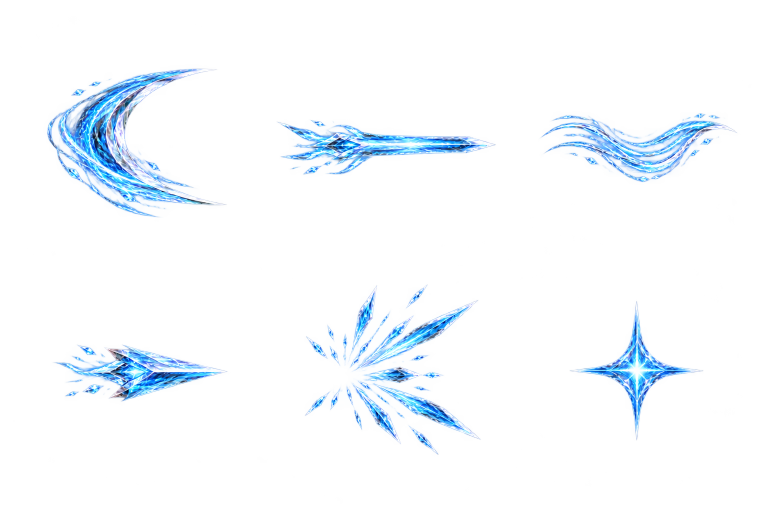
#> input picture Skill/Basic/Kiem-v2.png, 1536 x 1024 px (shown at 1/2 size); its folder holds 4 pictures in this run
$ python build_basic_effects.py
#> lines starting #> are read from the running program, lines starting #| are printed output that depends on the picture; after the words box and inside, x2 and y2 are one past the last pixel; in counts of white or black regions, pixels touching at a corner belong together
"""Measure transparent atlas gutters and record intact parts; never edit the PNGs."""
import json
from pathlib import Path
from PIL import Image
ROOT=Path(__file__).resolve().parents[1]
def gutter(values,expected,radius):
    low=max(1,int(expected-radius));high=min(len(values)-1,int(expected+radius))
    best=min(values[low:high]);candidates=[i for i in range(low,high) if values[i]==best]
    return min(candidates,key=lambda i:abs(i-expected))

result=[]
for name in ('Kiem','Liem','Thuong','Quat'):
    file='Skill/Basic/'+name+'-v2.png';image=Image.open(ROOT/file);alpha=image.getchannel('A');w,h=image.size
#> further down, image is the input picture: PIL image 1536x1024 RGBA; mean R, G, B, A 48.3, 69.6, 91.8, 18.7
#> after `alpha = image.getchannel('A')`:
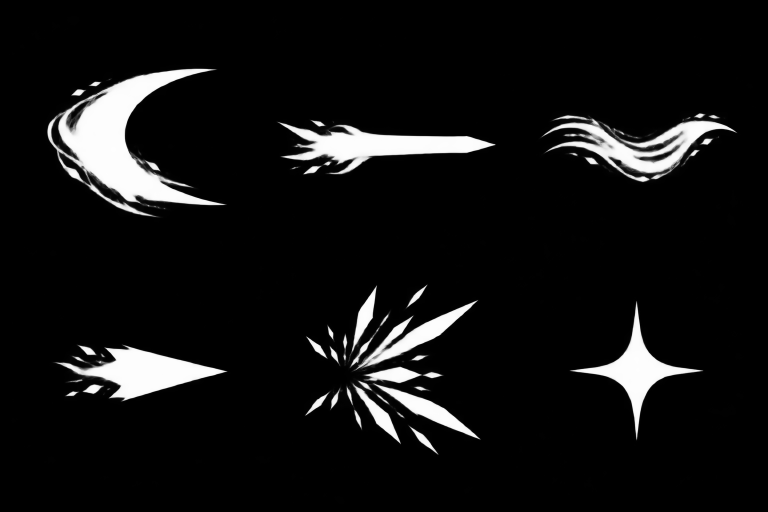
#> alpha: PIL image 1536x1024 L (shown at 1/2 size); min 0, max 254, mean 18.7
#> after `w, h = image.size`: w = 1536; h = 1024
    solid=alpha.point(lambda a:255 if a>=50 else 0)
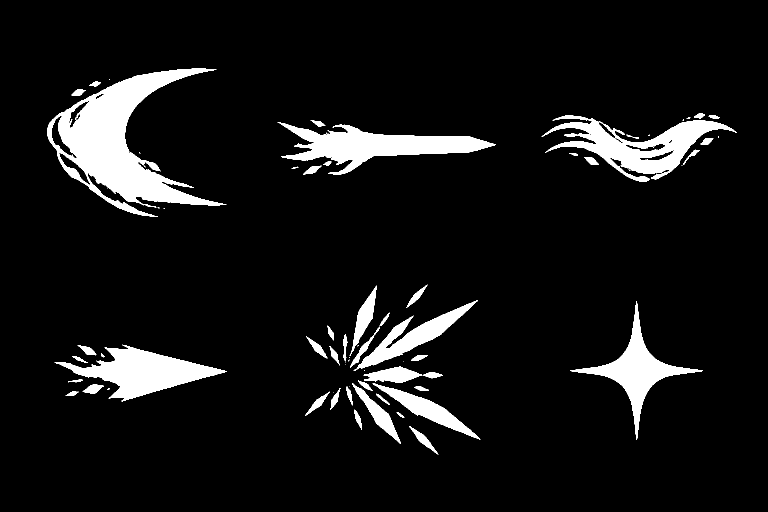
#> solid: PIL image 1536x1024 L (shown at 1/2 size); 8.1% white; 79 white regions (32 under 20 px), largest, box (x1, y1, x2, y2) and area: (95, 137, 453, 434) 36544, (555, 244, 991, 349) 17468, (1083, 230, 1474, 364) 17061
    row_counts=[sum(solid.crop((0,y,w,y+1)).tobytes()) for y in range(h)]
#> row_counts = 1024 values, max 198900 at index 288, min 0 at index 0, mean 31606.1
    middle=gutter(row_counts,h/2,h*.09);parts=[]
#> in gutter, `high = min(len(values) - 1, int(expected + radius))`: high = 604
#> in gutter, `best = min(values[low:high])`: best = 0
#> in gutter, `candidates = [i for i in range(low, high) if values[i] == best]`: candidates = 135 values from 434 to 568
#> after `middle = gutter(row_counts, h / 2, h * 0.09)`: middle = 512
    for top,bottom in ((0,middle),(middle,h)):
        counts=[sum(solid.crop((x,top,x+1,bottom)).tobytes()) for x in range(w)]
        cols=[0,gutter(counts,w/3,w*.05),gutter(counts,w*2/3,w*.05),w]
        for left,right in zip(cols,cols[1:]):
            a=alpha.crop((left,top,right,bottom));box=a.point(lambda v:255 if v>=8 else 0).getbbox()
            x,y,x2,y2=box;x=max(left,left+x-7);y=max(top,top+y-7);x2=min(right,left+x2+7);y2=min(bottom,top+y2+7)
            parts.append(dict(rect=[x,y,x2-x,y2-y],cell=[left,top,right-left,bottom-top]))
#> this loop made 2 passes
#> (top, bottom, cols) on passes 1 to 2: (0, 512, [0, 512, 1024, 1536]), (512, 1024, [0, 512, 1024, 1536])
#> after the loop, parts = 6 items
    result.append(dict(name=name,file=file,size=[w,h],parts=parts))
#> pass 2 of the loop `for name in ('Kiem','Liem','Thuong','Quat'):`:
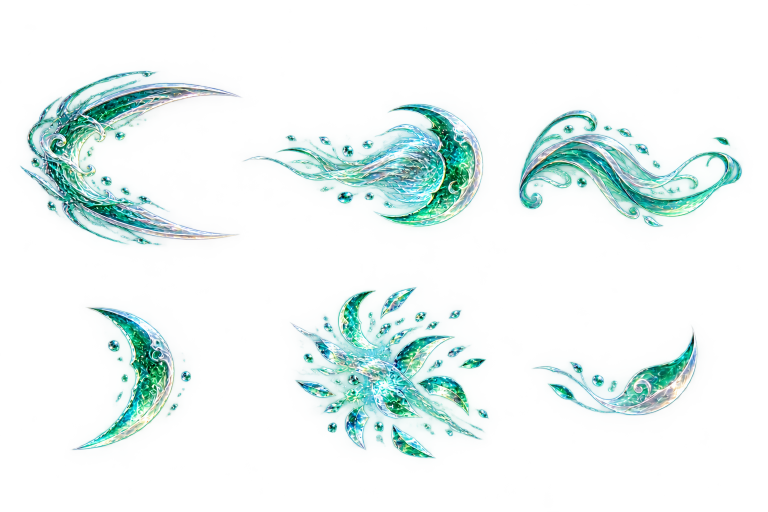
#> input picture Skill/Basic/Liem-v2.png, 1536 x 1024 px (shown at 1/2 size)
#> image is the input picture: PIL image 1536x1024 RGBA; mean R, G, B, A 67.6, 101.5, 98.6, 37.3
#> `alpha = image.getchannel('A')`:
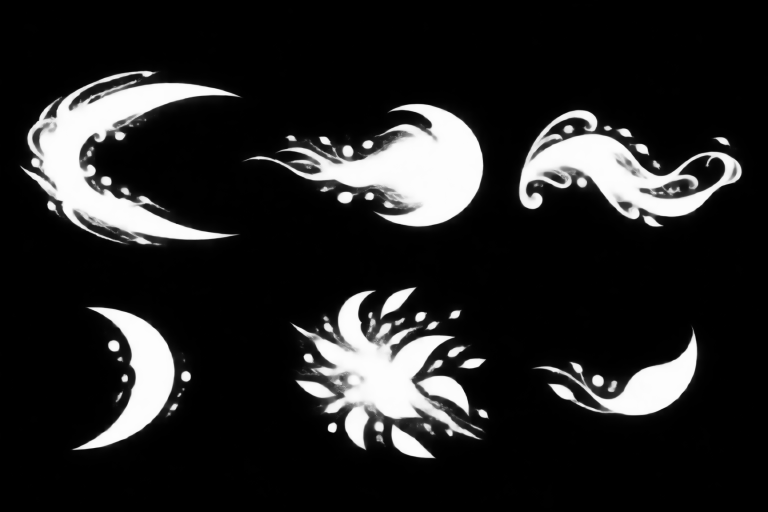
#> alpha: PIL image 1536x1024 L (shown at 1/2 size); min 0, max 254, mean 37.3
#> `solid=alpha.point(lambda a:255 if a>=50 else 0)`:
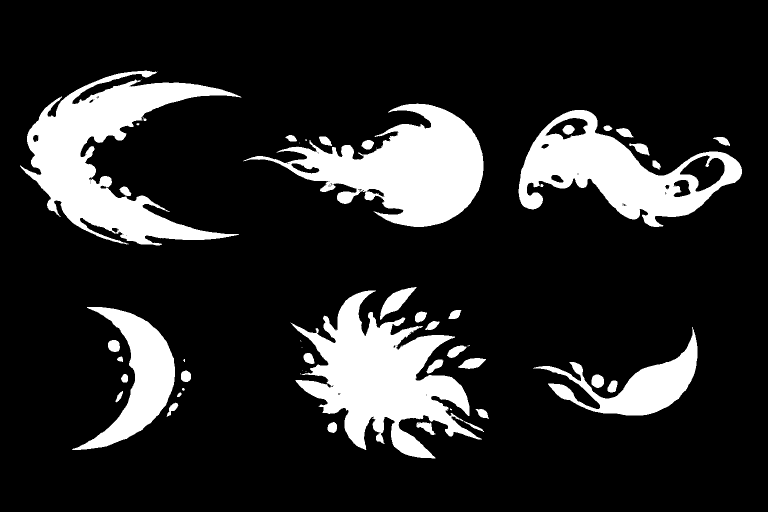
#> solid: PIL image 1536x1024 L (shown at 1/2 size); 16.3% white; 56 white regions (16 under 20 px), largest, box (x1, y1, x2, y2) and area: (40, 141, 483, 491) 56179, (581, 581, 964, 917) 55146, (487, 207, 967, 454) 52060
#> row_counts = 1024 values, max 222360 at index 353, min 0 at index 0, mean 63678
#> the loop `for top,bottom in ((0,middle),(middle,h)):` made 2 passes
#> (top, bottom, cols) on pass 1: (0, 512, [0, 486, 1024, 1536])
#> pass 3 of the loop `for name in ('Kiem','Liem','Thuong','Quat'):`:
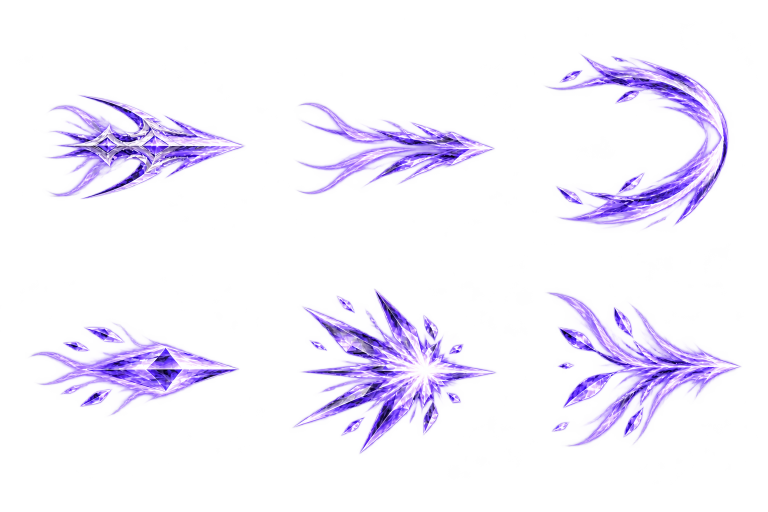
#> input picture Skill/Basic/Thuong-v2.png, 1536 x 1024 px (shown at 1/2 size)
#> image is the input picture: PIL image 1536x1024 RGBA; mean R, G, B, A 80.5, 63.6, 120, 29.4
#> `alpha = image.getchannel('A')`:
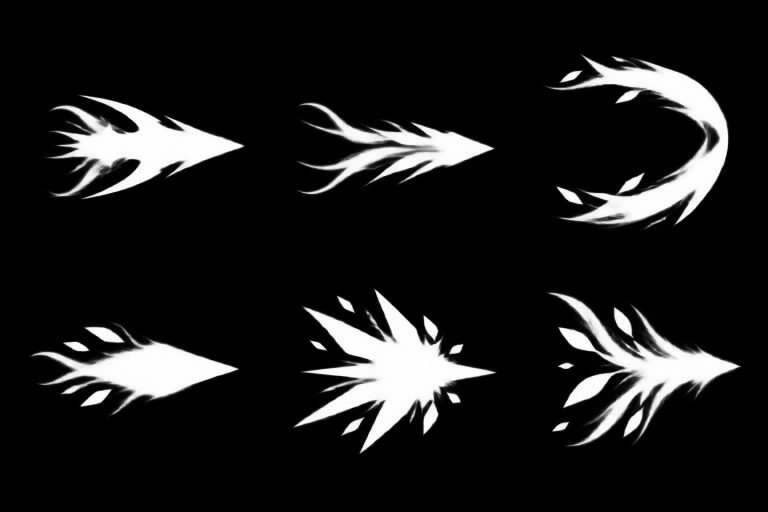
#> alpha: PIL image 1536x1024 L (shown at 1/2 size); min 0, max 254, mean 29.4
#> `solid=alpha.point(lambda a:255 if a>=50 else 0)`:
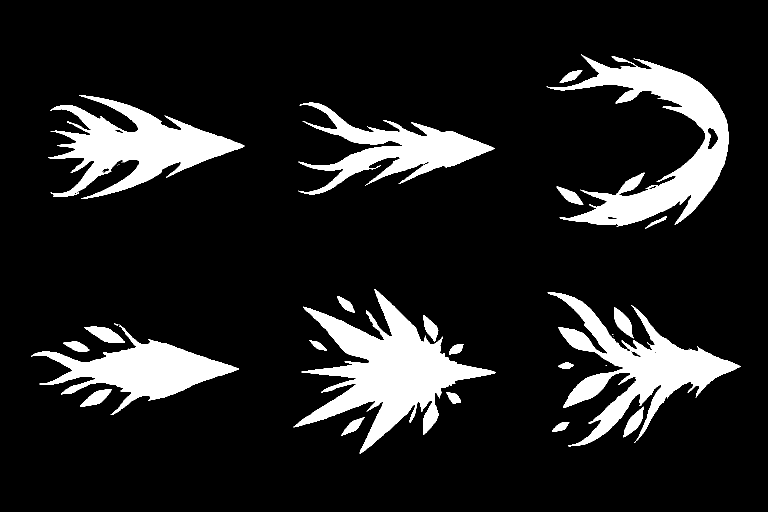
#> solid: PIL image 1536x1024 L (shown at 1/2 size); 13% white; 31 white regions (9 under 20 px), largest, box (x1, y1, x2, y2) and area: (587, 578, 992, 907) 43306, (1093, 109, 1457, 453) 37915, (1095, 585, 1482, 893) 32781
#> row_counts = 1024 values, max 241740 at index 744, min 0 at index 0, mean 50766.9
#> the loop `for top,bottom in ((0,middle),(middle,h)):` made 2 passes
#> the loop made 4 passes; the first 3 are shown
(ROOT/'Skill/Basic/parts.json').write_text(json.dumps(result,ensure_ascii=False,indent=2)+'\n',encoding='utf-8')
(ROOT/'js/22b-basic-effect-parts.js').write_text('/* Read-only alpha measurements; full original PNGs are retained. */\nwindow.basicEffectParts='+json.dumps(result,separators=(',',':'))+';\n',encoding='utf-8')
print([(r['name'],[p['rect'] for p in r['parts']]) for r in result])
